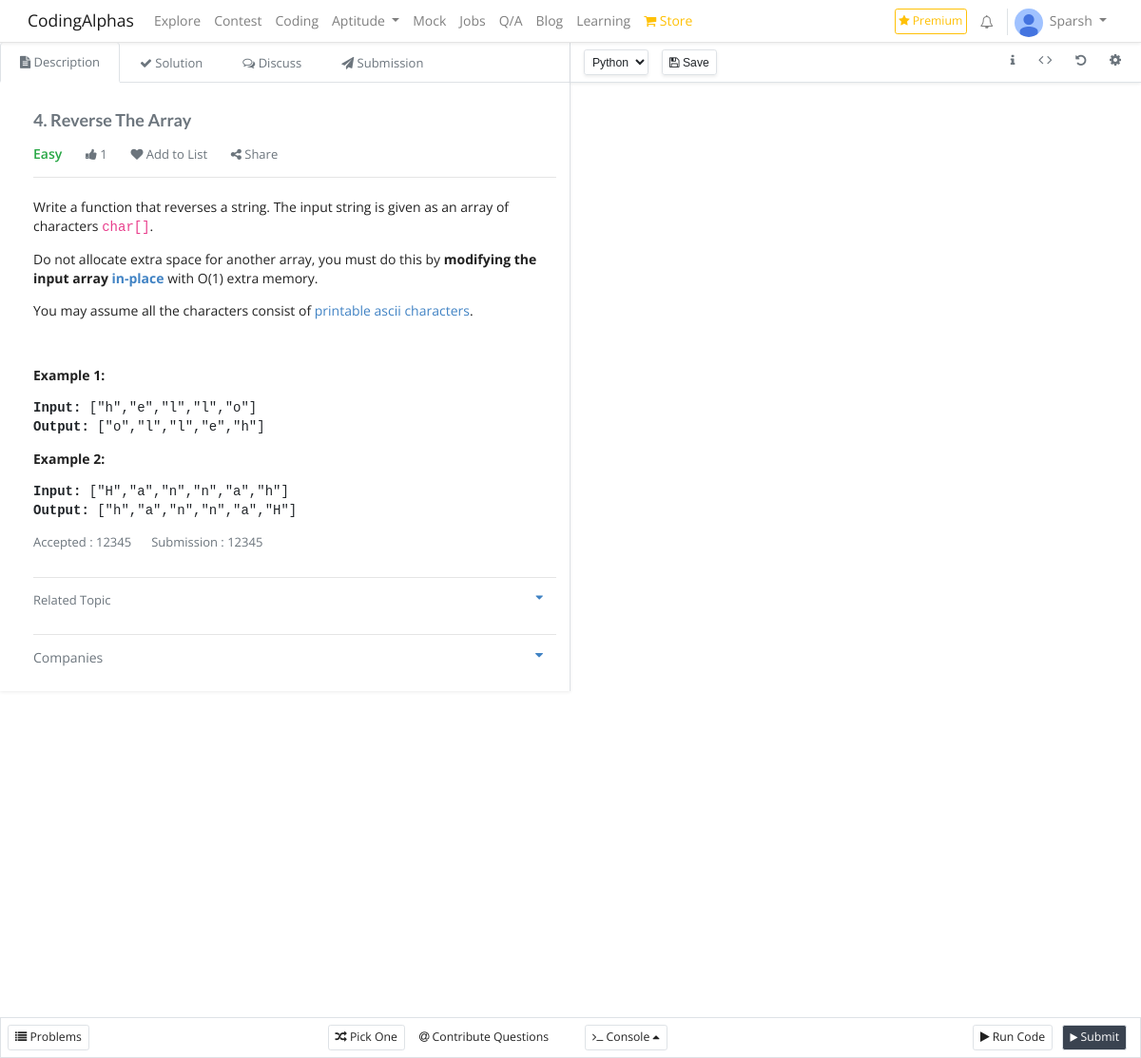
The page /coding/practise/4/ (signed in) on the database its author committed.
### coding/models.py (models this page shows, shortened)
class Profile(models.Model):
    user = models.OneToOneField(User, on_delete=models.CASCADE)
    first_name = models.CharField(max_length=50, blank=True,default="")
    last_name = models.CharField(max_length=50, blank=True,default="")
    email = models.EmailField(max_length=50, blank=True,default="")
    phone_number = models.CharField(max_length=13, blank=True,default="")
    avatar = models.ImageField(upload_to='users/images',blank=False,default = 'users/images/default.jpg')
    headline = models.CharField(max_length=1000, blank=True,default="")
    bio = models.TextField(blank=True,default="")
    address = models.CharField(max_length=50, blank=True,default="")
    city = models.CharField(max_length=50, blank=True,default="")
    state  = models.CharField(max_length=50, blank=True,default="")
    country = models.CharField(max_length=50, blank=True,default="")
    date_of_birth = models.CharField(max_length=13, blank=True,default="")
    follow = models.ManyToManyField(User,default=None,blank=True,related_name="follow_title")
    following = models.ManyToManyField(User,default=None,blank=True,related_name="following_title")
    signup_confirmation = models.BooleanField(default=False)
    instagram = models.CharField(max_length=1000,blank=True,null=True)
    facebook = models.CharField(max_length=1000,blank=True,null=True)
    twitter = models.CharField(max_length=1000,blank=True,null=True)
    college = models.CharField(max_length=1000, blank=True,default="")
    medium = models.CharField(max_length=1000,blank=True,null=True)
    quora = models.CharField(max_length=1000,blank=True,null=True)
    other = models.CharField(max_length=1000,blank=True,null=True)
    favourities = models.ManyToManyField(Articles,blank=True,related_name="articles_titles")
    subscribe = models.ManyToManyField(User,default=None,blank=True,related_name="subscribe_title")
    mute = models.ManyToManyField(User,default=None,blank=True,related_name="mute_title")

### competitive/models.py (models this page shows, shortened)
class Programming(models.Model):
    FIELD = (
        ('Easy','Easy'),
        ('Moderate','Moderate'),('Hard',"Hard"),
    )
    CHOICES = (
        ('Todo','Todo'),('Solved','Solved'),('Attempted','Attempted'),
    )
    video_choice = (
        ('Has solution','Has solution'),
        ('Has video solution','Has video solution'),
    )
    title = models.CharField(max_length=1000,unique = True)
    description = RichTextField(blank = True)
    solution = RichTextField(blank=True)
    difficulty = models.CharField(max_length=100,choices = FIELD,default="Easy")
    tags = models.ManyToManyField(Programming_Category,default=None,blank=True,related_name="program_tags")
    status = models.CharField(max_length=1000,choices = CHOICES,default="Todo")
    like = models.ManyToManyField(User,default=None,blank=True,related_name="program_likes")
    dislike = models.ManyToManyField(User,default=None,blank=True,related_name="program_dislikes")
    company = models.ManyToManyField(Programming_Companies,default=None,blank=True,related_name="program_company")
    video = models.CharField(max_length=1000,choices = video_choice,default="Has solution")
    category = models.ForeignKey(Programming_Category,related_name="program_category",to_field="category_name",on_delete=models.CASCADE,default="Arrays")

### competitive/views.py (the view)
# urls.py: path("practise/<id>/",views.inside,name="inside"),
def inside(request,id):
    context = {}
    context['id'] = id
    context['language'] = Language.objects.all()
    solved = 0
    easy = 0
    medium = 0
    hard = 0
    attempted = 0
    ques = []
    todo = 0
    total = 0
    for i in Programming.objects.all():
        total +=1
        ques.append(i)
        if i.status == 'Solved':
            solved+=1
            if i.difficulty == 'Easy':
                easy +=1
            elif i.difficulty == 'Moderate':
                medium +=1
            else:
                hard +=1
        elif i.status == 'Attempted':
            attempted +=1
        else:
            todo +=1
    data = {
        'ques' : ques,
        'solved' : solved,
        'Easy' : easy,
        'Medium' : medium,
        'Hard' : hard,
        'Attempted' : attempted,
        'todo' : todo,
        'total' : total
    }
    context['problem'] = data
    context['category'] = Programming_Category.objects.all().order_by('category_name')
    context['data'] =  Programming.objects.get(id = id)
    return render(request,'competitive/inside.html',context)

### coding/context_processors.py (called while the page is built)
def data(request):
    companies = Company.objects.all().order_by('company_name')
    return {"company":companies}

### coding/models.py (called while the page is built)
    def __str__(self):
        return self.company_name

### competitive/models.py (called while the page is built)
    def __str__(self):
        return self.company_name

    def __str__(self):
        return self.category_name

### compiler/models.py (called while the page is built)
    def __str__(self):
        return self.lang

### competitive/templates/competitive/inside.html (shortened to what this page needs)
{% extends 'coding/base.html'%}
{% load shortcut %}
{% block navbar %}
{% include 'coding/header.html' %}
{% endblock %}
{% block body %}
<section style="">
<div class="container-fluid" style="">
    <div class="row">
        <div class="col-12 col-xl-6 shadow-sm p-0 border-right" style="margin-top: -10px; background-color: white;">
            <ul class="nav nav-tabs p-0" id="myTab" role="tablist">
                <li class="nav-item">
                  <a class="anc nav-link active text-muted" id="home-tab" data-toggle="tab" href="#home" role="tab" aria-controls="home" aria-selected="true"><i class="fa fa-file-text" aria-hidden="true"></i> Description</a>
                </li>
                <li class="nav-item">
                  <a class=" anc nav-link text-muted" id="profile-tab" data-toggle="tab" href="#profile1234" role="tab" aria-controls="profile" aria-selected="false"><i class="fa fa-check" aria-hidden="true"></i> Solution</a>
                </li>
                <li class="nav-item">
                  <a class="anc nav-link text-muted" id="contact-tab" data-toggle="tab" href="#contact" role="tab" aria-controls="contact" aria-selected="false"><i class="fa fa-comments-o" aria-hidden="true"></i> Discuss</a>
                </li>
                <li class="nav-item">
                    <a class="anc nav-link text-muted" id="submission-tab" data-toggle="tab" href="#submission" role="tab" aria-controls="contact" aria-selected="false"><i class="fa fa-paper-plane" aria-hidden="true"></i> Submission</a>
                  </li>
              </ul>
              <div class="tab-content p-0 m-0" style="overflow-y: scroll; height:640px;" id="myTabContent">
                <div class="tab-pane fade show active mt-3 ml-4 p-3"   id="home" role="tabpanel" aria-labelledby="home-tab">
                    <h3 class="text-muted">
                       {{data.id}}. {{data.title}}
                    </h3>
                    <div>
                        <a class="text-success"style="font-weight:600;color:{% if data.difficulty == 'Moderate' %} #f0ad4e{% elif data.difficulty == 'Easy' %} #5bc0de{% endif%} ">{{data.difficulty}}</a>
                        <a onclick="likes('liking','{{id}}')" id="liking"  class="ml-4  text-muted "  style="font-size: 13px; cursor:pointer;">
                            <i class="fa fa-thumbs-up {% if user not in data.like.all %}text-muted{% endif %}" style="{% if user in data.like.all %}color:red;{% endif %}"></i> {{data.like.all.count}}</a>
                        <span title="Add Questions to List" data-toggle="tooltip">
                            <a id="dropdownMenuLink" data-toggle="dropdown" aria-haspopup="true" aria-expanded="false" class="ml-4 text-muted" style="font-size: 13px;" ><i style="" class="fa fa-heart " id="heart"></i> Add to List</a>
                        </span>
                        <span  data-toggle="modal" data-target="#sharediv">
                            <a  data-toggle="tooltip" title="Share this problem" class="ml-4 text-muted" style="font-size: 13px; cursor:pointer;"><i class="fa fa-share-alt text-muted"></i> Share</a>
                        </span>
                    </div>
                    <hr>
                    <div class="mt-4">
                        {{data.description|safe}}
                    </div>
                    <div class="mt-3" style="font-size: 13px; display: flex; justify-content: flex-start;">
                        <p class="text-muted">
                            Accepted : 12345
                        </p>
                        <p class="text-muted ml-4">
                            Submission : 12345
                        </p>
                    </div>
                    <hr>
                    <div  class="mr-3" style="font-size: 13px;">
                        <div style="">
                            <a  style="display: flex; justify-content: space-between;" data-toggle="collapse" href="#collapseExample1" role="button" aria-expanded="false" aria-controls="collapseExample">
                                <p class="text-muted ">Related Topic</p>
                                <i class="fa fa-caret-down"></i></a>
                        </div>
                    </div>
                    <hr>
                    <div  class="mr-3" >
                        <div style="">
                            <a  style="display: flex; justify-content: space-between;" data-toggle="collapse" href="#collapseExample" role="button" aria-expanded="false" aria-controls="collapseExample">
                                <p class="text-muted ">Companies</p>
                                <i class="fa fa-caret-down"></i></a>
                        </div>
                    </div>
                </div>
        </div>
        </div>
        <div class="col-12 col-xl-6 p-0 m-0" style="height:670px;">
            <div style="width:100%; background-color:white; margin-top:-10px; display: flex; justify-content: space-between;" class=" shadow-sm border-bottom pt-2 pb-2">
                <div style="display: flex; justify-content: flex-start;">
                    <select name="lang" id="title" class="anc shadow-sm btn btn1 btn-sm border  ml-3 p-1 " style="" id="exampleFormControlSelect1">
                        {% for i in language %}
                        <option  value="{{i.lang}}">{{i.lang}}</option>
                    {% endfor %}
                    </select>
                    <button onclick ="saving()" class=" anc btn btn-sm border ml-3 shadow-sm">
                        <i class ="fa fa-save"></i> Save
                    </button>
                </div>
                <div >
                    <span data-target="#shortcut" data-toggle="modal">
                        <a   data-toggle="tooltip"  data-placement="top" title="Editor Shortcuts" style="font-size:13px;" href="#" class="mr-4 text-muted"><i class="fa fa-info"></i></a>
                    </span>
                    <a onclick = "fun('retrieve')" data-toggle="tooltip" data-placement="top" title="Retrieve last submitted code" style="font-size:15px;" href="#" class="mr-4 text-muted"><i class="fa fa-angle-left"></i> <i class="fa fa-angle-right"></i></a>
                    <a onclick="fun('restore')" data-toggle="tooltip" data-placement="top" title="Restore default code" style="font-size:13px;" href="#" class="mr-4 text-muted"><i class="fa fa-undo"></i></a>
                    <span data-toggle="modal" data-target="#exampleModalCenter">
                        <a  data-toggle="tooltip" data-placement="top" title="Setting" href="#" class="mr-4 text-muted"><i class="fa fa-cog"></i></a>
                    </span>
                    </div>
            </div>
                <form>
                <div id="editor"></div>
            </form>
        </div>
    </div>
</div>
  <div class="border p-2 "  style="position:fixed; bottom:0; left:0; width:100%; background-color: white;">
    <div class="row">
        <div class="col-6 col-xl-6">
            <div style="display: flex; justify-content: space-between;">
                <div>
                    <a class="anc btn btn-sm border btn-default" onclick="openNav()"><i class="fa fa-list"></i> Problems</a>
                </div>
                <div style="display: flex; justify-content: space-between;">
                    <a class="anc btn btn-sm border btn-default ml-2" onclick="filtering('pick','one')"><i class="fa fa-random"></i> Pick One</a>
                    <a  data-toggle="tooltip" data-placement="top" title="Contribute Questions, Solutions, Testcases" class="btn btn-sm  btn-default ml-2"><i class="fa fa-at"></i> Contribute Questions</a>
                </div>
            </div>
        </div>
        <div class="col-6 col-xl-6" style="display: flex; justify-content: space-between;">
            <div style="display: flex; justify-content: space-between;">
                <a class=" anc btn btn-sm border btn-default" onclick="show_palette();"><i class="fa fa-terminal"></i> Console <i class="fa fa-caret-up"></i></a>
            </div>
            <div  style="font-size: 13px;">
                <a onclick="runtestcode()" class=" anc btn btn-sm border btn-default ml-2"><i class="fa fa-play"></i> Run Code</a>
                <a class="anc btn btn-sm border btn-default ml-2 mr-2" style="color: white; background-color: #3A4350;"><i class="fa fa-play mb-1" style="font-size: 10px;" ></i> Submit</a>
            </div>
        </div>
    </div>
</div>
</section>
{% endblock %}

### coding/templates/coding/header.html (shortened to what this page needs)
<nav class="navbar navbar-expand-lg navbar-light bg-white fixed-top shadow-sm" style=" background-color:white; height:45px; border-bottom: 1px solid rgb(0,0,0,0.1); ;">
  <div class="container-fluid">
  <a class="navbar-brand pb-2" href="/">CodingAlphas</a>
  <div class="collapse navbar-collapse justify-content-between" id="navbarNavDropdown" style="font-size: 14px;">
      <ul class="navbar-nav">
        <li class="nav-item">
          <a class="nav-link" href="{% url 'explore' %}">Explore</a>
        </li>
        <li class="nav-item"><a class="nav-link" href="#">Contest</a></li>
        <li class="nav-item">
          <a class="nav-link" href="{% url 'coding' %}">Coding</a>
        </li>
          <li class="nav-item dropdown" >
              <a class="nav-link dropdown-toggle"  id="navbarDropdownMenuLink" data-toggle="dropdown" aria-haspopup="true" aria-expanded="false">Aptitude </a>
          </li>
            <li class="nav-item"><a class="nav-link" href="{% url 'mock_test' %}">Mock</a></li>
            <li class="nav-item">
              <a class="nav-link " href="{% url 'scrapper' %}">Jobs</a>
            </li>
            <li class="nav-item">
                <a class="nav-link " href="{% url 'discussion' %}">Q/A</a>
              </li>
              <li class="nav-item">
                <a class="nav-link " href="{% url 'blogs' %}">Blog</a>
              </li>
              <li class="nav-item">
                <a class="nav-link" href="{% url 'learning' %}">Learning</a>
              </li>
              <li class="nav-item dropdown" >
                <a class="nav-link text-warning "  id="navbarDropdownMenuLink" data-toggle="dropdown" aria-haspopup="true" aria-expanded="false"><i class="fa fa-shopping-cart"></i> Store</a>
              </li>
            </ul>
            <ul class="navbar-nav">
          {% if request.user.is_authenticated %}
          <li class="nav-item">
            <a class="nav-link btn btn-sm btn-outline-warning text-warning p-1 mt-1 mr-2" href="{% url 'coding' %}"><i class="fa fa-star"></i> Premium</a>
          </li>
          <li class="nav-item dropdown ml-auto">
            <a class="nav-link mt-1 mr-2 pr-3 border-right" href="#" id="navbarDropdownMenuLink" data-toggle="dropdown" aria-haspopup="true" aria-expanded="false">
            <i class="fa fa-bell-o"></i>
            </a>
          </li>
        <li class="nav-item dropdown ml-auto" style="display: flex; flex-direction: row;">
          <a class="mt-1">
            <img src="/media/{{user.profile.avatar}}" style="width:30px; border-radius:50%">
          </a>
          <a class="nav-link dropdown-toggle" href="#" id="navbarDropdownMenuLink" data-toggle="dropdown" aria-haspopup="true" aria-expanded="false">
            {{request.user}}
          </a>
        </li>
        {% else %}
        <li class="nav-item">
          <a class="nav-link " href="{% url 'login' %}">Sign In</a>
        </li>
        {% endif%}
      </ul>
  </div>
</div>
</nav>

### rows shown on the page
Programming: id "4", title "Reverse The Array", difficulty "Easy", like.all.count "1", description "Write a function that reverses a string. The input string is given as an array of characters char[] . Do not allocate extra space for another array, you must do this by modifying the input array in-place with O(1) extra memory. You may assume all the characters consist of printable ascii characters . Example 1: Input: [\"h\",\"e\",\"l\",\"l\",\"o\"] Output: [\"o\",\"l\",\"l\",\"e\",\"h\"] Example 2: Input: [\"H\",\"a\",\"n\",\"n\",\"a\",\"h\"] Output: [\"h\",\"a\",\"n\",\"n\",\"a\",\"H\"]"

### other values the page prints
{{ request.user }} "Sparsh"
form field lang "Python"
